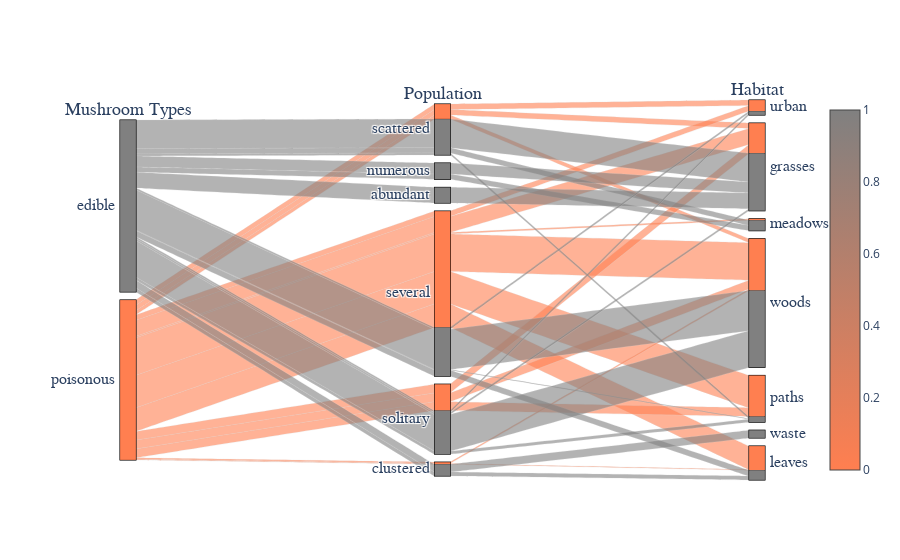

Notebook cell for this chart:
### Code cell
class_dim = go.parcats.Dimension(
    values=data["class"].values,
    label="Mushroom Types",
    categoryarray=["e", "p"],
    ticktext=['edible', 'poisonous']
)

population_dim = go.parcats.Dimension(
    values=data["population"].values,
    label="Population"
)

habitat_dim = go.parcats.Dimension(
  values=data["habitat"].values,
  label="Habitat"
)
color = [1 if i=="e" else 0 for i in data["class"]]
colorscale = [[0, 'coral'], [1, 'gray']];
data19 = [
    go.Parcats(
        dimensions=[class_dim,population_dim,habitat_dim],
        line={'color': color,"showscale":True,
              'colorscale': colorscale},
        hoveron='dimension',
        hoverinfo='count+probability',
        labelfont={'size': 18, 'family': 'Arial'},
        tickfont={'size': 16, 'family': 'Arial'},
        arrangement='freeform',
    )

]


iplot(data19)

### Figure 1 — Plotly figure (JSON) as saved in the notebook; plotly's stock layout.template omitted (floating-point values rounded to 4 significant figures; data arrays with more than 128 entries replaced by an {"elided": "..."} marker saying what was removed)
{"data": [{"arrangement": "freeform", "dimensions": [{"categoryarray": ["e", "p"], "label": "Mushroom Types", "ticktext": ["edible", "poisonous"], "values": {"elided": "8124 str values"}}, {"label": "Population", "values": {"elided": "8124 str values"}}, {"label": "Habitat", "values": {"elided": "8124 str values"}}], "hoverinfo": "count+probability", "hoveron": "dimension", "labelfont": {"family": "Arial", "size": 18}, "line": {"color": {"elided": "8124 int values"}, "colorscale": [[0, "coral"], [1, "gray"]], "showscale": true}, "tickfont": {"family": "Arial", "size": 16}, "type": "parcats"}], "layout": {}}
